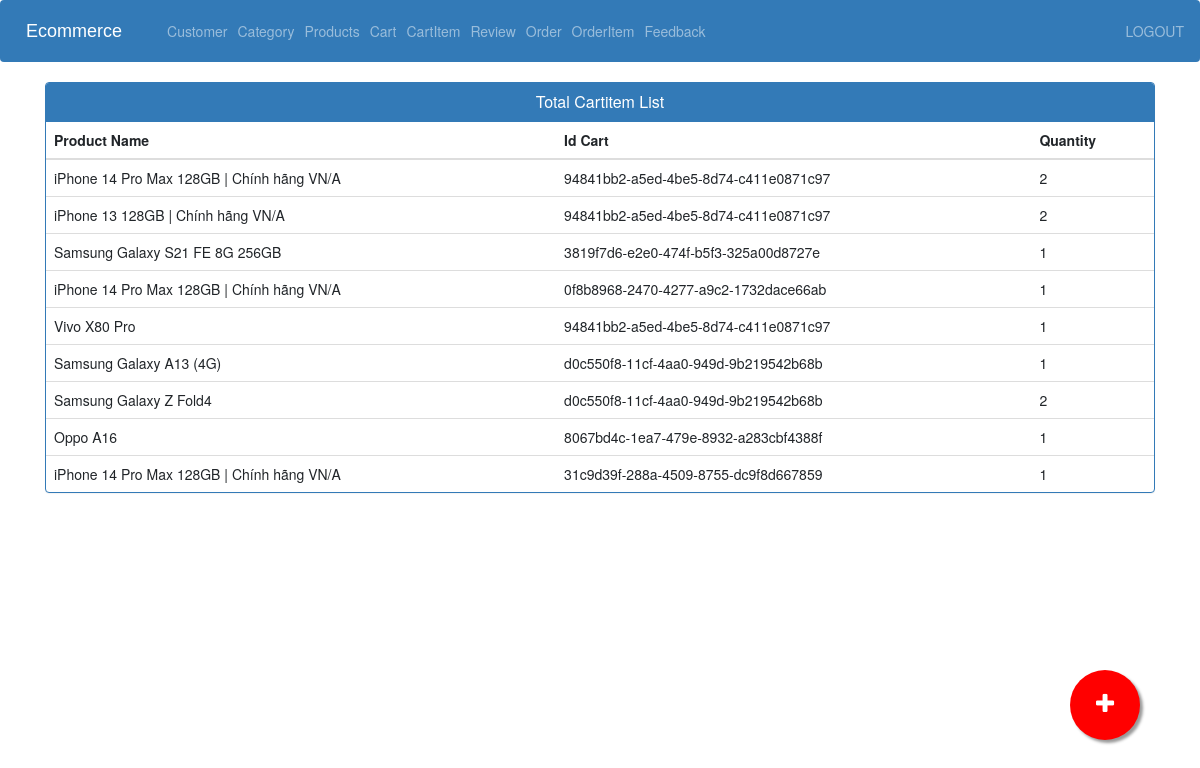
The app's page /cartitem_view_admin/ (signed in), older data.
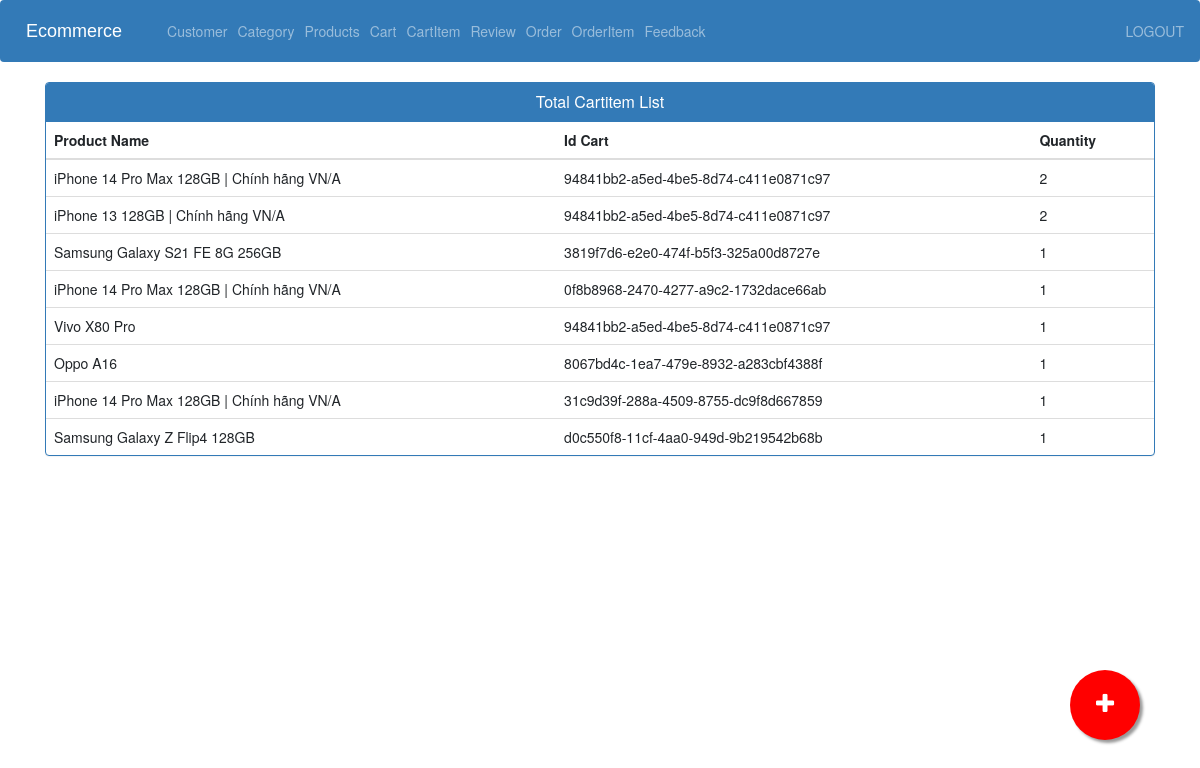
The same page, newer data.
### store/models.py (models this page shows, shortened)
class CartItem(models.Model):
    product = models.ForeignKey(Product, on_delete=models.CASCADE, related_name='items')
    cart = models.ForeignKey(Cart, on_delete= models.CASCADE, related_name="cartitems")
    quantity = models.IntegerField(default=0)

class Product(models.Model):
    category = models.ForeignKey(Category,on_delete=models.CASCADE)
    name = models.CharField(max_length=255,null=False, blank=True)
    image = models.ImageField(upload_to=get_file_path,null=True,blank=True)
    quantity = models.IntegerField(null=False, blank=False)
    description = models.TextField(max_length=1000,null=False, blank=False)
    original_price = models.FloatField(null=False, blank=False)
    selling_price = models.FloatField(null=False, blank=False)
    status = models.BooleanField(default=False, help_text="0=default, 1=Hidden")
    trending = models.BooleanField(default=False,help_text="0=default, 1=Trending")
    created_at = models.DateTimeField(auto_now_add=True)

class Cart(models.Model):
    id = models.UUIDField(default=uuid.uuid4, primary_key=True)
    user = models.ForeignKey(User,  on_delete=models.CASCADE)
    completed = models.BooleanField(default=False)

### store/views.py (the view)
# urls.py: path('cartitem_view_admin/',views.cartitem_view_admin, name='cartitem_view_admin'),
@login_required(login_url='adminlogin')
def cartitem_view_admin(request):
    cartitems= CartItem.objects.all()
    context = {'cartitems':cartitems}
    return render(request, 'admin/view_cartitem.html',context)

### store/templates/admin/view_cartitem.html (shortened to what this page needs)
{% extends 'admin/admin_base.html' %}
{% load static %}
{% block content %}
<head>
  <link href="//netdna.bootstrapcdn.com/bootstrap/3.0.0/css/bootstrap.min.css" rel="stylesheet" id="bootstrap-css">
</head>
<div class="container">
  <div class="panel panel-primary">
    <div class="panel-heading">
      <h6 class="panel-title">Total Cartitem List</h6>
    </div>
    <table class="table table-hover" id="dev-table">
      <thead>
        <tr>
          <th>Product Name</th>
          <th>Id Cart</th>
          <th>Quantity</th>
        </tr>
      </thead>
      {% for p in cartitems %}
      {% if p %}
      <tr>
        <td> {{p.product.name}}</td>
        <td>{{ p.cart.id }}</td>
        <td>{{p.quantity}}</td>
      </tr>
      {%else%}
      <br><br><br>
      <h1>no products</h1>
      {% endif %}
      {% endfor %}
    </table>
  </div>
</div>
<a href="{% url 'add_category_view' %}" class="float">
<i class="fa fa-plus my-float"></i>
</a>
{% endblock content %}

Row changes from the older to the newer data that the page shows:
removed CartItem: product.name "Samsung Galaxy A13 (4G)", cart.id "d0c550f8-11cf-4aa0-949d-9b219542b68b", quantity "1"
removed CartItem: product.name "Samsung Galaxy Z Fold4", cart.id "d0c550f8-11cf-4aa0-949d-9b219542b68b", quantity "2"
added CartItem: product.name "Samsung Galaxy Z Flip4 128GB", cart.id "d0c550f8-11cf-4aa0-949d-9b219542b68b", quantity "1"
